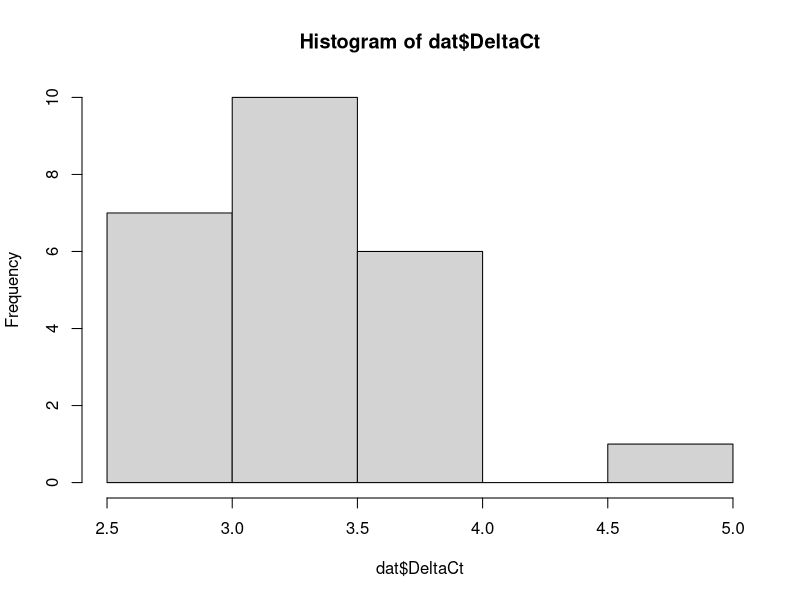
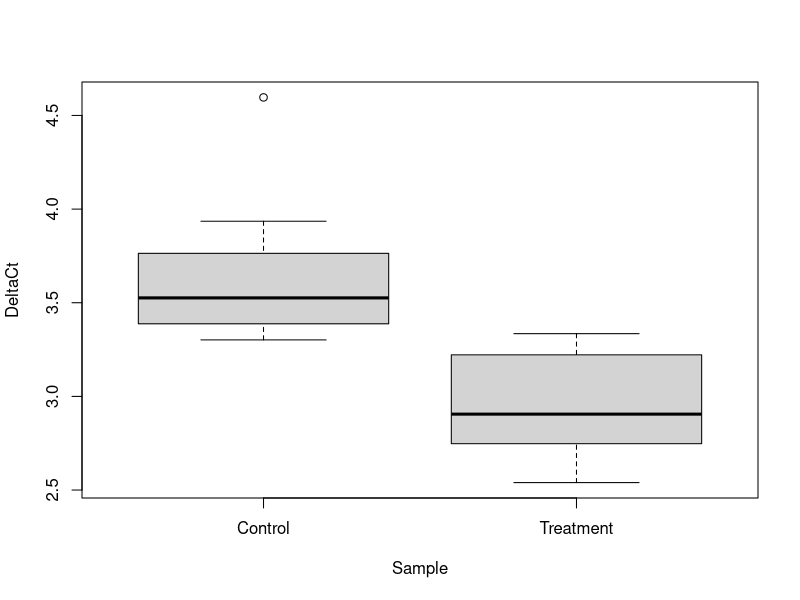

Source code (R) for these figures, in order:
# omicsExample1.R
#
# Code for Example 1 for QuickIntro2R: a simple 
# qPCR data set
# 
# Alexander.Ploner@ki.se 2020-11-19

# We assume that the file is in the specified directory,
# modify as required
setwd("~/Desktop/QuickIntro2R/Data/")
dat <- read.table("qPCR.txt", header = TRUE, stringsAsFactors = TRUE)

# Look at the top of the data: seems ok
head(dat)

# Structure of the data: one grouping variable, two numeric variables
str(dat)

# Simple numerical summaries of the data
summary(dat)

# We want to study how DeltaCt, the difference in time until detection threshold
# between sequence of interest (SOI) and reference sequence differs between
# treated / controls

# Let's start by looking at the distribution of DeltaCt
# Hm, seems like we have a fairly large value
hist(dat$DeltaCt)

# Direct comparison: treatment vs controls
# Looks like treated samples have lower DeltaCt, 
# ergo higher level of SOI
boxplot(DeltaCt ~ Sample, data = dat)

# Statistical test: is DeltaCt on average the same?
# t-test without equal variance assumption (i.e. Welch t-test)
# Null hypothesis: same average DeltaCt in both groups
# Based on p-value and confidence interval, we can reject this
t.test(DeltaCt ~ Sample, data = dat)

# Sensitivity analysis: does our result depend on the one 
# large value among the controls? We re-run without that 
# observation
dat2 <- subset(dat, DeltaCt < 4)
str(dat2) # We removed exactly one observation
# Yes, this holds up well; the original result (to be reported)
# is not too much affected by this one observation
t.test(DeltaCt ~ Sample, data = dat2)

